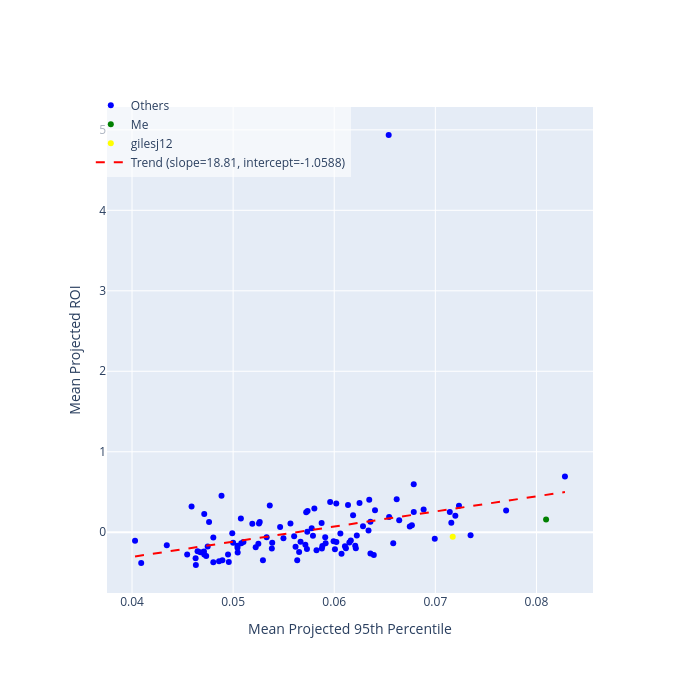

Here is the notebook cell this chart was saved with:
### Code cell
import plotly.graph_objects as go
import numpy as np

def get_color(entrant):
    if entrant == 'Me':
        return 'green'
    elif entrant == 'gilesj12':
        return 'yellow'
    else:
        return 'blue'

summary_df['color'] = summary_df['Entrant'].apply(get_color)


independent_variable = 'Mean Projected 95th Percentile'
dependent_variable = 'Mean Projected ROI'


fig = go.Figure()
for color, label in [('blue', 'Others'), ('green', 'Me'), ('yellow', 'gilesj12')]:
    subset = summary_df[summary_df['color'] == color]
    fig.add_trace(go.Scatter(
        x=subset[independent_variable],
        y=subset[dependent_variable],
        mode='markers',
        name=label,
        marker=dict(color=color),
        customdata=subset[summary_df.columns].values,
        hovertemplate='<br>'.join([f'{col}: %{{customdata[{i}]}}' for i, col in enumerate(summary_df.columns)])
    ))

x = summary_df[independent_variable]
y = summary_df[dependent_variable]
m, b = np.polyfit(x, y, 1)
x_line = np.linspace(x.min(), x.max(), 100)
y_line = m * x_line + b
fig.add_trace(go.Scatter(
    x=x_line, y=y_line, mode='lines',
    name=f'Trend (slope={m:.2f}, intercept={b:.4f})',
    line=dict(color='red', dash='dash')
))

fig.update_layout(
    width=700, height=700,
    margin=dict(l=80, r=80, t=80, b=80),
    xaxis=dict(title=independent_variable, domain=[0.05, 0.95]),
    yaxis=dict(title=dependent_variable, domain=[0.05, 0.95]),
    legend=dict(x=0.02, y=0.98, xanchor='left', yanchor='top',
                bgcolor='rgba(255,255,255,0.6)')
)
fig.show()

### Notes

### Figure 1 — Plotly figure (JSON) as saved in the notebook; plotly's stock layout.template omitted (floating-point values rounded to 4 significant figures; data arrays with more than 128 entries replaced by an {"elided": "..."} marker saying what was removed)
{"data": [{"customdata": {"elided": "104x14 mixed values"}, "hovertemplate": "Entrant: %{customdata[0]}<br>Mean Projected Payout: %{customdata[1]}<br>Mean Payout: %{customdata[2]}<br>Mean Projected Paid: %{customdata[3]}<br>Mean Paid: %{customdata[4]}<br>Mean Projected ROI: %{customdata[5]}<br>Mean ROI: %{customdata[6]}<br>Mean Projected Percentile: %{customdata[7]}<br>Mean Projected 95th Percentile: %{customdata[8]}<br>Mean Projected 99th Percentile: %{customdata[9]}<br>Mean Points: %{customdata[10]}<br>Num Entries: %{customdata[11]}<br>Expected ROI: %{customdata[12]}<br>color: %{customdata[13]}", "marker": {"color": "blue"}, "mode": "markers", "name": "Others", "type": "scatter", "x": [0.08282, 0.077, 0.07348, 0.07234, 0.07198, 0.07158, 0.07143, 0.06994, 0.06884, 0.06787, 0.06786, 0.06768, 0.06747, 0.06642, 0.06618, 0.06583, 0.06543, 0.06538, 0.06403, 0.06391, 0.06358, 0.06358, 0.06346, 0.06339, 0.06284, 0.0625, 0.06223, 0.06214, 0.06207, 0.06186, 0.06164, 0.0615, 0.06136, 0.06115, 0.06106, 0.06072, 0.06061, 0.06021, 0.0602, 0.06007, 0.05993, 0.0596, 0.05915, 0.05911, 0.05882, 0.05878, 0.05875, 0.05825, 0.05803, 0.05789, 0.05777, 0.05736, 0.05733, 0.0573, 0.05723, 0.05714, 0.05667, 0.05653, 0.05634, 0.05617, 0.05603, 0.05567, 0.05498, 0.05464, 0.05387, 0.05383, 0.05362, 0.05331, 0.05295, 0.05263, 0.05256, 0.0525, 0.05223, 0.0519, 0.05102, 0.0508, 0.05077, 0.05045, 0.05043, 0.05043, 0.05, 0.04991, 0.04957, 0.04949, 0.04894, 0.04885, 0.04861, 0.04804, 0.04804, 0.04762, 0.04748, 0.04734, 0.04714, 0.04714, 0.04712, 0.04676, 0.04648, 0.04631, 0.04629, 0.04589, 0.04545, 0.04344, 0.04091, 0.0403], "y": [0.6914, 0.27, -0.03769, 0.3297, 0.2054, 0.1182, 0.2516, -0.08152, 0.2817, 0.2509, 0.5959, 0.08668, 0.07028, 0.1504, 0.4085, -0.1356, 0.1884, 4.935, 0.2721, -0.2825, 0.1313, -0.2657, 0.4043, 0.02298, 0.0742, 0.3639, -0.03988, -0.1998, -0.1675, 0.2097, -0.1023, -0.1267, 0.3377, -0.2, -0.1734, -0.2682, -0.01463, -0.12, 0.3579, -0.2109, -0.1125, 0.3756, -0.1378, -0.06237, -0.172, -0.202, 0.1141, -0.2248, 0.2935, -0.04263, 0.04914, 0.2627, 0.0045, -0.2094, 0.2478, -0.1542, -0.1185, -0.2463, -0.3467, -0.1818, -0.04914, 0.1082, -0.07464, 0.06648, -0.1301, -0.202, 0.3315, -0.06322, -0.3481, 0.1267, 0.107, -0.1439, -0.187, 0.1055, -0.1207, -0.1365, 0.1721, -0.2505, -0.1688, -0.1937, -0.1292, -0.01162, -0.3692, -0.2779, -0.349, 0.4546, -0.3608, -0.06412, -0.373, 0.1258, -0.1768, -0.2968, 0.2275, -0.2778, -0.2382, -0.2495, -0.2359, -0.4066, -0.3247, 0.319, -0.2759, -0.1608, -0.3811, -0.1066]}, {"customdata": [["Me", 4.631, 0, 0.3513, 0, 0.1578, -1, 0.5928, 0.08095, 0.01693, 102.2, 3780, 0.4641, "green"]], "hovertemplate": "Entrant: %{customdata[0]}<br>Mean Projected Payout: %{customdata[1]}<br>Mean Payout: %{customdata[2]}<br>Mean Projected Paid: %{customdata[3]}<br>Mean Paid: %{customdata[4]}<br>Mean Projected ROI: %{customdata[5]}<br>Mean ROI: %{customdata[6]}<br>Mean Projected Percentile: %{customdata[7]}<br>Mean Projected 95th Percentile: %{customdata[8]}<br>Mean Projected 99th Percentile: %{customdata[9]}<br>Mean Points: %{customdata[10]}<br>Num Entries: %{customdata[11]}<br>Expected ROI: %{customdata[12]}<br>color: %{customdata[13]}", "marker": {"color": "green"}, "mode": "markers", "name": "Me", "type": "scatter", "x": [0.08095], "y": [0.1578]}, {"customdata": [["gilesj12", 3.774, 3.82, 0.3066, 0.3101, -0.05644, -0.04508, 0.5543, 0.07172, 0.01263, 99.09, 1980, 0.2904, "yellow"]], "hovertemplate": "Entrant: %{customdata[0]}<br>Mean Projected Payout: %{customdata[1]}<br>Mean Payout: %{customdata[2]}<br>Mean Projected Paid: %{customdata[3]}<br>Mean Paid: %{customdata[4]}<br>Mean Projected ROI: %{customdata[5]}<br>Mean ROI: %{customdata[6]}<br>Mean Projected Percentile: %{customdata[7]}<br>Mean Projected 95th Percentile: %{customdata[8]}<br>Mean Projected 99th Percentile: %{customdata[9]}<br>Mean Points: %{customdata[10]}<br>Num Entries: %{customdata[11]}<br>Expected ROI: %{customdata[12]}<br>color: %{customdata[13]}", "marker": {"color": "yellow"}, "mode": "markers", "name": "gilesj12", "type": "scatter", "x": [0.07172], "y": [-0.05644]}, {"line": {"color": "red", "dash": "dash"}, "mode": "lines", "name": "Trend (slope=18.81, intercept=-1.0588)", "type": "scatter", "x": [0.0403, 0.04073, 0.04116, 0.04159, 0.04202, 0.04245, 0.04288, 0.04331, 0.04374, 0.04416, 0.04459, 0.04502, 0.04545, 0.04588, 0.04631, 0.04674, 0.04717, 0.0476, 0.04803, 0.04846, 0.04889, 0.04932, 0.04975, 0.05018, 0.05061, 0.05104, 0.05147, 0.0519, 0.05232, 0.05275, 0.05318, 0.05361, 0.05404, 0.05447, 0.0549, 0.05533, 0.05576, 0.05619, 0.05662, 0.05705, 0.05748, 0.05791, 0.05834, 0.05877, 0.0592, 0.05963, 0.06006, 0.06048, 0.06091, 0.06134, 0.06177, 0.0622, 0.06263, 0.06306, 0.06349, 0.06392, 0.06435, 0.06478, 0.06521, 0.06564, 0.06607, 0.0665, 0.06693, 0.06736, 0.06779, 0.06822, 0.06864, 0.06907, 0.0695, 0.06993, 0.07036, 0.07079, 0.07122, 0.07165, 0.07208, 0.07251, 0.07294, 0.07337, 0.0738, 0.07423, 0.07466, 0.07509, 0.07552, 0.07595, 0.07638, 0.0768, 0.07723, 0.07766, 0.07809, 0.07852, 0.07895, 0.07938, 0.07981, 0.08024, 0.08067, 0.0811, 0.08153, 0.08196, 0.08239, 0.08282], "y": [-0.3007, -0.2926, -0.2845, -0.2764, -0.2683, -0.2603, -0.2522, -0.2441, -0.236, -0.2279, -0.2199, -0.2118, -0.2037, -0.1956, -0.1875, -0.1795, -0.1714, -0.1633, -0.1552, -0.1471, -0.1391, -0.131, -0.1229, -0.1148, -0.1067, -0.09867, -0.09059, -0.08251, -0.07443, -0.06635, -0.05827, -0.05019, -0.04211, -0.03403, -0.02595, -0.01787, -0.009793, -0.001713, 0.006366, 0.01445, 0.02253, 0.03061, 0.03868, 0.04676, 0.05484, 0.06292, 0.071, 0.07908, 0.08716, 0.09524, 0.1033, 0.1114, 0.1195, 0.1276, 0.1356, 0.1437, 0.1518, 0.1599, 0.168, 0.176, 0.1841, 0.1922, 0.2003, 0.2084, 0.2164, 0.2245, 0.2326, 0.2407, 0.2488, 0.2568, 0.2649, 0.273, 0.2811, 0.2892, 0.2972, 0.3053, 0.3134, 0.3215, 0.3296, 0.3376, 0.3457, 0.3538, 0.3619, 0.3699, 0.378, 0.3861, 0.3942, 0.4023, 0.4103, 0.4184, 0.4265, 0.4346, 0.4427, 0.4507, 0.4588, 0.4669, 0.475, 0.4831, 0.4911, 0.4992]}], "layout": {"height": 700, "legend": {"bgcolor": "rgba(255,255,255,0.6)", "x": 0.02, "xanchor": "left", "y": 0.98, "yanchor": "top"}, "margin": {"b": 80, "l": 80, "r": 80, "t": 80}, "width": 700, "xaxis": {"domain": [0.05, 0.95], "title": {"text": "Mean Projected 95th Percentile"}}, "yaxis": {"domain": [0.05, 0.95], "title": {"text": "Mean Projected ROI"}}}}
